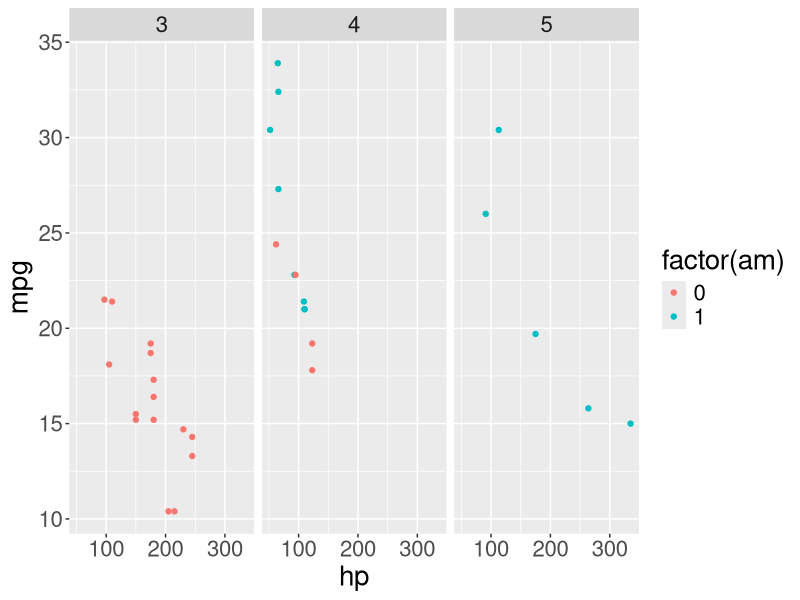

R code for this plot:
## ---- chunk 1
#| output: false

library(tidyverse)
## ---- chunk 2
mtcars
## ---- chunk 3
ggplot(mtcars, aes(x = hp, y = mpg, color = factor(am))) + geom_point() + facet_wrap(~gear) + theme(text = element_text(size=20))
## ---- chunk 4
knitr::kable(mtcars)
